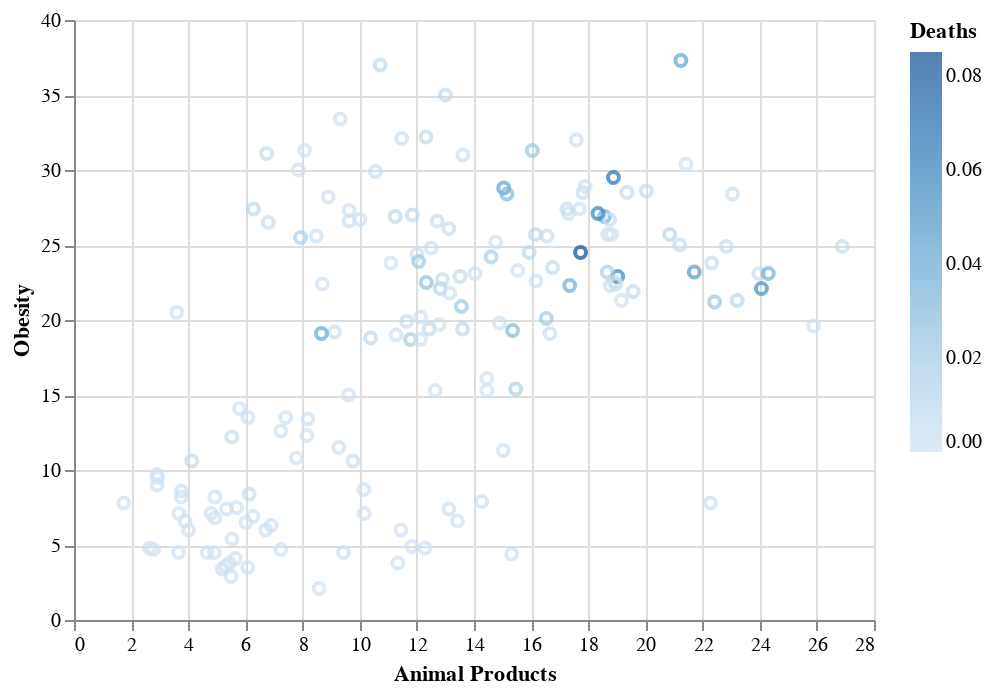

The notebook cell this image was saved under:
### Code cell
import altair as alt

alt.Chart(covid_food_data).mark_point().encode(
    x='Animal Products',
    y='Obesity',
    color='Deaths'
).interactive()

### Figure 1 — Vega-Lite specification as saved in the notebook (floating-point values rounded to 4 significant figures; data arrays with more than 128 entries replaced by an {"elided": "..."} marker saying what was removed)
{"config": {"view": {"continuousWidth": 400, "continuousHeight": 300}}, "data": {"name": "data-6010b2d8684b94cea6995b9c9f328826"}, "mark": "point", "encoding": {"color": {"type": "quantitative", "field": "Deaths"}, "x": {"type": "quantitative", "field": "Animal Products"}, "y": {"type": "quantitative", "field": "Obesity"}}, "selection": {"selector001": {"type": "interval", "bind": "scales", "encodings": ["x", "y"]}}, "$schema": "https://vega.github.io/schema/vega-lite/v4.8.1.json", "datasets": {"data-6010b2d8684b94cea6995b9c9f328826": {"elided": "161 records"}}}
